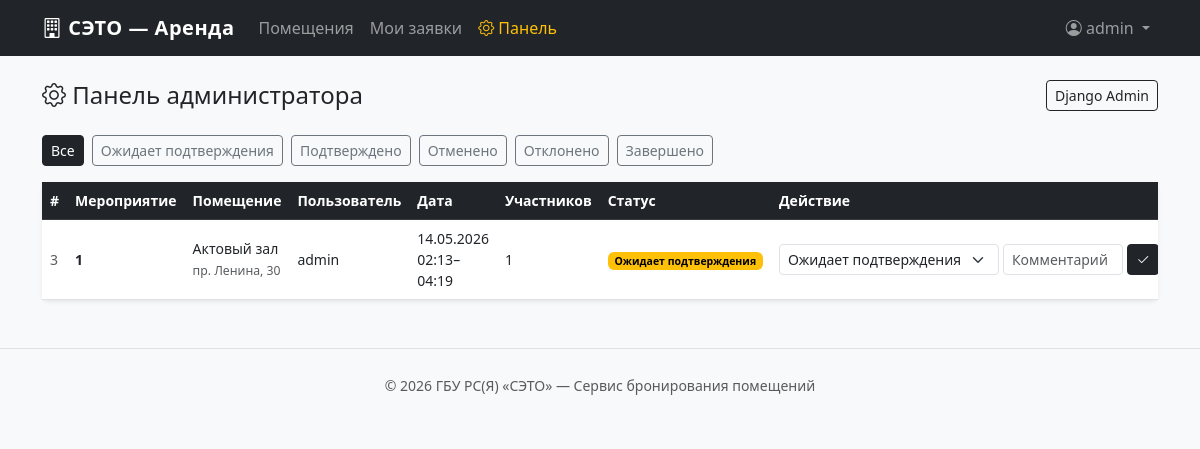
Page /admin-panel/ (signed in) on the committed database.
### rental/models.py (models this page shows, shortened)
class Booking(models.Model):
    STATUS_CHOICES = [
        ('pending', 'Ожидает подтверждения'),
        ('confirmed', 'Подтверждено'),
        ('cancelled', 'Отменено'),
        ('rejected', 'Отклонено'),
        ('completed', 'Завершено'),
    ]
    user = models.ForeignKey(
        User,
        on_delete=models.CASCADE,  # При удалении пользователя удалить его бронирования
        related_name='bookings',
        verbose_name='Пользователь'
    )
    venue = models.ForeignKey(
        Venue,
        on_delete=models.CASCADE,
        related_name='bookings',
        verbose_name='Помещение'
    )
    event_name = models.CharField(max_length=255, verbose_name='Название мероприятия')
    start_datetime = models.DateTimeField(verbose_name='Начало')
    end_datetime = models.DateTimeField(verbose_name='Окончание')
    participants_count = models.IntegerField(verbose_name='Количество участников')
    equipment_needed = models.TextField(blank=True, verbose_name='Необходимое оборудование')
    special_requirements = models.TextField(blank=True, verbose_name='Особые требования')
    status = models.CharField(
        max_length=20, choices=STATUS_CHOICES,
        default='pending', verbose_name='Статус'
    )
    is_priority = models.BooleanField(default=False, verbose_name='Приоритетное бронирование')
    admin_comment = models.TextField(blank=True, verbose_name='Комментарий администратора')
    created_at = models.DateTimeField(auto_now_add=True, verbose_name='Дата создания')
    updated_at = models.DateTimeField(auto_now=True, verbose_name='Дата изменения')
    class Meta:
        verbose_name = 'Бронирование'
        verbose_name_plural = 'Бронирования'
        ordering = ['-created_at']

class Venue(models.Model):
    VENUE_TYPES = [
        ('hall', 'Актовый зал'),
        ('conference', 'Конференц-зал'),
        ('sport', 'Спортивный зал'),
        ('rest', 'Комната отдыха'),
        ('other', 'Иное помещение'),
    ]
    name = models.CharField(max_length=255, verbose_name='Название помещения')
    building = models.ForeignKey(
        Building,
        on_delete=models.SET_NULL,
        null=True, blank=True,
        related_name='venues',  # building.venues.all() — все помещения здания
        verbose_name='Здание'
    )
    venue_type = models.CharField(
        max_length=20, choices=VENUE_TYPES,
        default='hall', verbose_name='Тип помещения'
    )
    floor = models.IntegerField(blank=True, null=True, verbose_name='Этаж')
    area = models.FloatField(blank=True, null=True, verbose_name='Площадь, м²')
    capacity = models.IntegerField(verbose_name='Вместимость (чел.)')
    equipment = models.TextField(blank=True, verbose_name='Оборудование')
    special_conditions = models.TextField(blank=True, verbose_name='Особые условия')
    is_active = models.BooleanField(default=True, verbose_name='Доступно для бронирования')
    work_start = models.TimeField(default='08:00', verbose_name='Начало работы')
    work_end = models.TimeField(default='20:00', verbose_name='Конец работы')
    price_per_hour = models.DecimalField(
        max_digits=10, decimal_places=2,
        default=0, verbose_name='Цена за час (руб.)'
    )
    image_url = models.CharField(max_length=500, blank=True, verbose_name='Фото (URL)')
    class Meta:
        verbose_name = 'Помещение'
        verbose_name_plural = 'Помещения'
        ordering = ['name']

class Building(models.Model):
    address = models.CharField(max_length=255, verbose_name='Адрес')
    year_built = models.CharField(max_length=50, blank=True, verbose_name='Год постройки')
    total_area = models.FloatField(blank=True, null=True, verbose_name='Площадь, м²')
    floors = models.IntegerField(blank=True, null=True, verbose_name='Этажность')
    note = models.TextField(blank=True, verbose_name='Примечание')
    class Meta:
        verbose_name = 'Здание'
        verbose_name_plural = 'Здания'
        ordering = ['address']  # Сортировка по умолчанию

### rental/views.py (the view)
# urls.py: path('admin-panel/', views.admin_bookings, name='admin_bookings'),
@login_required
def admin_bookings(request):
    if not request.user.is_staff:
        messages.error(request, 'Доступ запрещён.')
        return redirect('index')
    status_filter = request.GET.get('status', '')
    bookings = Booking.objects.all().select_related('user', 'venue', 'venue__building')
    if status_filter:
        bookings = bookings.filter(status=status_filter)
    context = {
        'bookings': bookings,
        'status_choices': Booking.STATUS_CHOICES,
        'current_status': status_filter,
    }
    return render(request, 'rental/admin_bookings.html', context)

### rental/templates/rental/admin_bookings.html (shortened to what this page needs)
{% extends 'rental/base.html' %}
{% block content %}
<div class="d-flex justify-content-between align-items-center mb-4">
  <h2 class="h4 mb-0"><i class="bi bi-gear"></i> Панель администратора</h2>
  <a href="/admin/" class="btn btn-outline-dark btn-sm" target="_blank">
    Django Admin
  </a>
</div>
<div class="mb-3 d-flex gap-2 flex-wrap">
  <a href="{% url 'admin_bookings' %}"
     class="btn btn-sm {% if not current_status %}btn-dark{% else %}btn-outline-secondary{% endif %}">
    Все
  </a>
  {% for value, label in status_choices %}
    <a href="?status={{ value }}"
       class="btn btn-sm {% if current_status == value %}btn-dark{% else %}btn-outline-secondary{% endif %}">
      {{ label }}
    </a>
  {% endfor %}
</div>
{% if bookings %}
  <div class="card border-0 shadow-sm">
    <div class="table-responsive">
      <table class="table table-hover align-middle mb-0 small">
        <thead class="table-dark">
          <tr>
            <th>#</th>
            <th>Мероприятие</th>
            <th>Помещение</th>
            <th>Пользователь</th>
            <th>Дата</th>
            <th>Участников</th>
            <th>Статус</th>
            <th>Действие</th>
          </tr>
        </thead>
        <tbody>
          {% for booking in bookings %}
          <tr>
            <td class="text-muted">{{ booking.pk }}</td>
            <td>
              <strong>{{ booking.event_name }}</strong>
            </td>
            <td>
              {{ booking.venue.name }}<br>
              <small class="text-muted">{{ booking.venue.building.address }}</small>
            </td>
            <td>{{ booking.user.get_full_name|default:booking.user.username }}</td>
            <td>
              {{ booking.start_datetime|date:"d.m.Y" }}<br>
              {{ booking.start_datetime|time:"H:i" }}–{{ booking.end_datetime|time:"H:i" }}
            </td>
            <td>{{ booking.participants_count }}</td>
            <td>
              <span class="badge badge-{{ booking.status }}">
                {{ booking.get_status_display }}
              </span>
            </td>
            <td>
              <form method="post"
                    action="{% url 'update_booking_status' booking.pk %}"
                    class="d-flex gap-1 align-items-center">
                <select name="status" class="form-select form-select-sm" style="width:auto">
                  {% for value, label in status_choices %}
                    <option value="{{ value }}"
                      {% if booking.status == value %}selected{% endif %}>
                      {{ label }}
                    </option>
                  {% endfor %}
                </select>
                <input type="text" name="admin_comment" class="form-control form-control-sm"
                       placeholder="Комментарий" style="width:120px"
                       value="{{ booking.admin_comment }}">
                <button type="submit" class="btn btn-dark btn-sm">
                  <i class="bi bi-check2"></i>
                </button>
              </form>
            </td>
          </tr>
          {% endfor %}
        </tbody>
      </table>
    </div>
  </div>
{% else %}
  <div class="text-center py-5 text-muted">
    <i class="bi bi-inbox display-4 d-block mb-3"></i>
    <p>Нет заявок с выбранным статусом.</p>
  </div>
{% endif %}
{% endblock %}

### rental/templates/rental/base.html (shortened to what this page needs)
<!DOCTYPE html>
<html lang="ru">
<head>
  <link href="https://cdn.jsdelivr.net/npm/bootstrap@5.3.0/dist/css/bootstrap.min.css"
        rel="stylesheet">
  <link href="https://cdn.jsdelivr.net/npm/bootstrap-icons@1.10.5/font/bootstrap-icons.css"
        rel="stylesheet">
</head>
<body>
<nav class="navbar navbar-expand-lg navbar-dark bg-dark">
  <div class="container">
    <a class="navbar-brand" href="{% url 'index' %}">
      <i class="bi bi-building"></i> СЭТО — Аренда
    </a>
    <div class="collapse navbar-collapse" id="navMenu">
      <ul class="navbar-nav me-auto">
        <li class="nav-item">
          <a class="nav-link" href="{% url 'index' %}">Помещения</a>
        </li>
        {% if user.is_authenticated %}
        <li class="nav-item">
          <a class="nav-link" href="{% url 'my_bookings' %}">Мои заявки</a>
        </li>
        {% endif %}
        {% if user.is_staff %}
        <li class="nav-item">
          <a class="nav-link text-warning" href="{% url 'admin_bookings' %}">
            <i class="bi bi-gear"></i> Панель
          </a>
        </li>
        {% endif %}
      </ul>
      <ul class="navbar-nav ms-auto">
        {% if user.is_authenticated %}
          <li class="nav-item dropdown">
            <a class="nav-link dropdown-toggle" href="#" data-bs-toggle="dropdown">
              <i class="bi bi-person-circle"></i> {{ user.username }}
            </a>
          </li>
        {% endif %}
      </ul>
    </div>
  </div>
</nav>
<main class="container my-4">
  {% block content %}{% endblock %}
</main>
<footer class="text-center text-muted">
  <div class="container">
    <small>© 2026 ГБУ РС(Я) «СЭТО» — Сервис бронирования помещений</small>
  </div>
</footer>
</body>
</html>

### rental/templates/rental/base.html (style rules this page uses)
body { background-color: #f8f9fa; }
.navbar-brand { font-weight: 600; letter-spacing: .5px; }
.badge-pending { background-color: #ffc107; color: #000; }
footer { border-top: 1px solid #dee2e6; margin-top: 3rem; padding: 1.5rem 0; }

### rows in the picture
Booking: pk "3", event_name "1", venue.name "Актовый зал", venue.building.address "пр. Ленина, 30", user.get_full_name "admin", start_datetime "14.05.2026", start_datetime "02:13", end_datetime "04:19", participants_count "1", status "Ожидает подтверждения"

### other values in the picture
{{ user.username }} "admin"
{{ label }} "Ожидает подтверждения" "Подтверждено" "Отменено" "Отклонено" "Завершено"
